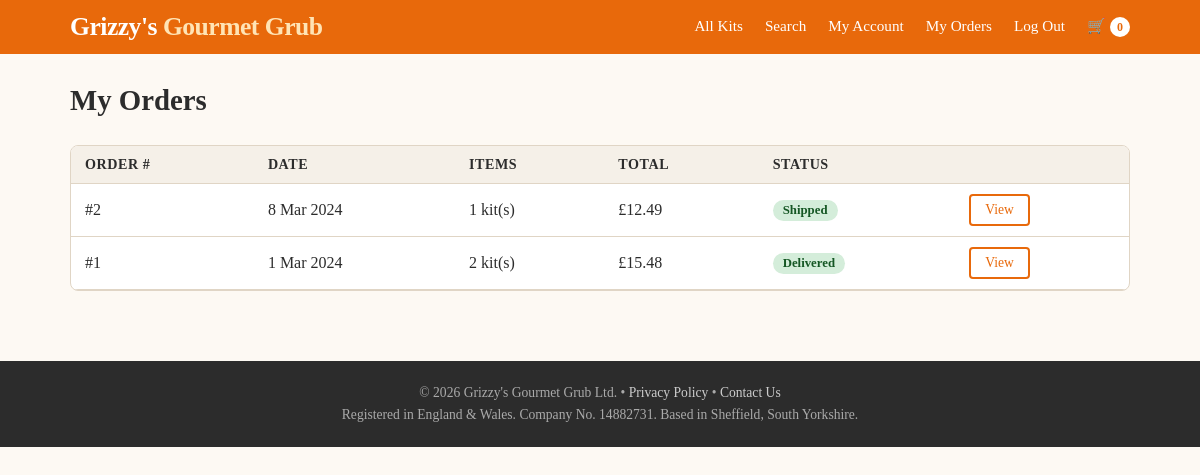
Page /website/public/orders.php (signed in) on the committed database.
### tables this page shows
CREATE TABLE IF NOT EXISTS orders (
    id            INT AUTO_INCREMENT PRIMARY KEY,
    user_id       INT          NOT NULL,
    items         JSON,
    total         DECIMAL(8,2) NOT NULL,
    status        VARCHAR(30)  DEFAULT 'pending',
    delivery_date DATE,
    address       TEXT,
    created_at    DATETIME     NOT NULL,
    FOREIGN KEY (user_id) REFERENCES users(id)
);

### website/config/db.php (called while the page is built, shortened)
<?php
function get_db() {
    static $conn = null;
    if ($conn === null) {
        $conn = new mysqli(DB_HOST, DB_USER, DB_PASS, DB_NAME);
        $conn->set_charset('utf8mb4');
    }
    return $conn;
}
function current_user() {
    if (isset($_SESSION['user_id'])) {
        $db = get_db();
        $id = (int)$_SESSION['user_id'];
        $r = $db->query("SELECT id, username, email, avatar FROM users WHERE id = $id");
        return $r ? $r->fetch_assoc() : null;
    }
    return null;
}

### website/public/orders.php (the view, shortened to what this page needs)
<?php
require_once __DIR__ . '/../config/db.php';
$user = current_user();
$db = get_db();
?>
<?php
$orders = $db->query("SELECT * FROM orders WHERE user_id = " . (int)$user['id'] . " ORDER BY created_at DESC");
?>
<!DOCTYPE html>
<html lang="en">
<head>
<link rel="stylesheet" href="/assets/style.css">
</head>
<body>
<?php include __DIR__ . '/partials/header.php'; ?>
<main>
  <div class="page-header"><h1>My Orders</h1></div>
  <?php if ($orders->num_rows === 0): ?>
    <p style="color:#666">You haven't placed any orders yet. <a href="/products.php">Browse meal kits</a>.</p>
  <?php else: ?>
  <div class="table-wrap">
    <table>
      <thead><tr><th>Order #</th><th>Date</th><th>Items</th><th>Total</th><th>Status</th><th></th></tr></thead>
      <tbody>
        <?php while ($o = $orders->fetch_assoc()): $items = json_decode($o['items'] ?? '[]', true); ?>
        <tr>
          <td>#<?= $o['id'] ?></td>
          <td><?= date('j M Y', strtotime($o['created_at'])) ?></td>
          <td><?= count($items) ?> kit(s)</td>
          <td>£<?= number_format((float)$o['total'], 2) ?></td>
          <td><span class="status-badge status-<?= htmlspecialchars($o['status']) ?>"><?= ucfirst(htmlspecialchars($o['status'])) ?></span></td>
          <td><a href="/orders.php?id=<?= $o['id'] ?>" class="btn btn-sm btn-outline">View</a></td>
        </tr>
        <?php endwhile; ?>
      </tbody>
    </table>
  </div>
  <?php endif; ?>
</main>
<?php include __DIR__ . '/partials/footer.php'; ?>
</body>
</html>

### website/public/partials/header.php (shortened to what this page needs)
<?php
$cart_count = isset($_SESSION['cart']) ? array_sum(array_column($_SESSION['cart'], 'qty')) : 0;
?>
<header>
  <div class="header-inner">
    <a href="/" class="logo">Grizzy's <span>Gourmet Grub</span></a>
    <nav>
      <a href="/products.php">All Kits</a>
      <a href="/search.php">Search</a>
      <?php if ($user): ?>
        <a href="/account.php">My Account</a>
        <a href="/orders.php">My Orders</a>
        <a href="/logout.php">Log Out</a>
      <?php else: ?>
        <a href="/login.php">Log In</a>
        <a href="/register.php">Sign Up</a>
      <?php endif; ?>
      <a href="/cart.php">🛒<span class="cart-count"><?= $cart_count ?></span></a>
    </nav>
  </div>
</header>

### website/public/partials/footer.php
<footer>
  <p>© <?= date('Y') ?> Grizzy's Gourmet Grub Ltd. &bull; <a href="/privacy.php">Privacy Policy</a> &bull; <a href="/contact.php">Contact Us</a></p>
  <p style="margin-top:6px">Registered in England &amp; Wales. Company No. 14882731. Based in Sheffield, South Yorkshire.</p>
</footer>

### website/public/assets/style.css (style rules this page uses)
:root { --orange: #e8690b; --green: #3a7d44; --light: #fdf9f3; --dark: #2c2c2c; --gray: #888; --border: #e0d5c5; }
* { box-sizing: border-box; margin: 0; padding: 0; }
body { font-family: Georgia, serif; background: var(--light); color: var(--dark); }
a { color: var(--orange); text-decoration: none; }
header { background: var(--orange); padding: 0; }
header .header-inner { max-width: 1100px; margin: 0 auto; display: flex; align-items: center; justify-content: space-between; padding: 12px 20px; }
header .logo { color: #fff; font-size: 1.6rem; font-weight: bold; letter-spacing: -0.5px; }
header .logo span { color: #ffe4b5; }
header nav a { color: #fff; margin-left: 18px; font-size: 0.95rem; }
header .cart-count { background: #fff; color: var(--orange); border-radius: 50%; width: 20px; height: 20px; display: inline-flex; align-items: center; justify-content: center; font-size: 0.75rem; font-weight: bold; margin-left: 4px; }
.btn { display: inline-block; background: var(--orange); color: #fff; padding: 10px 22px; border: none; border-radius: 4px; cursor: pointer; font-size: 0.95rem; }
.btn-sm { padding: 6px 14px; font-size: 0.85rem; }
.btn-outline { background: transparent; border: 2px solid var(--orange); color: var(--orange); }
main { max-width: 1100px; margin: 0 auto; padding: 30px 20px; }
table { width: 100%; border-collapse: collapse; }
table th, table td { padding: 10px 14px; text-align: left; border-bottom: 1px solid var(--border); }
table th { background: #f5f0e8; font-size: 0.88rem; text-transform: uppercase; letter-spacing: 0.04em; }
.table-wrap { background: #fff; border: 1px solid var(--border); border-radius: 8px; overflow: hidden; }
footer { background: #2c2c2c; color: #aaa; text-align: center; padding: 24px 20px; margin-top: 40px; font-size: 0.85rem; }
footer a { color: #ccc; }
.page-header { margin-bottom: 28px; }
.page-header h1 { font-size: 1.8rem; }
.status-badge { display: inline-block; padding: 3px 10px; border-radius: 12px; font-size: 0.8rem; font-weight: bold; }
.status-shipped { background: #d4edda; color: #155724; }
.status-delivered { background: #d4edda; color: #155724; }

### rows in the picture
orders: id "2", created_at "8 Mar 2024", items "1", total "12.49", status "Shipped"
orders: id "1", created_at "1 Mar 2024", items "2", total "15.48", status "Delivered"

### other values in the picture
$cart_count "0"
